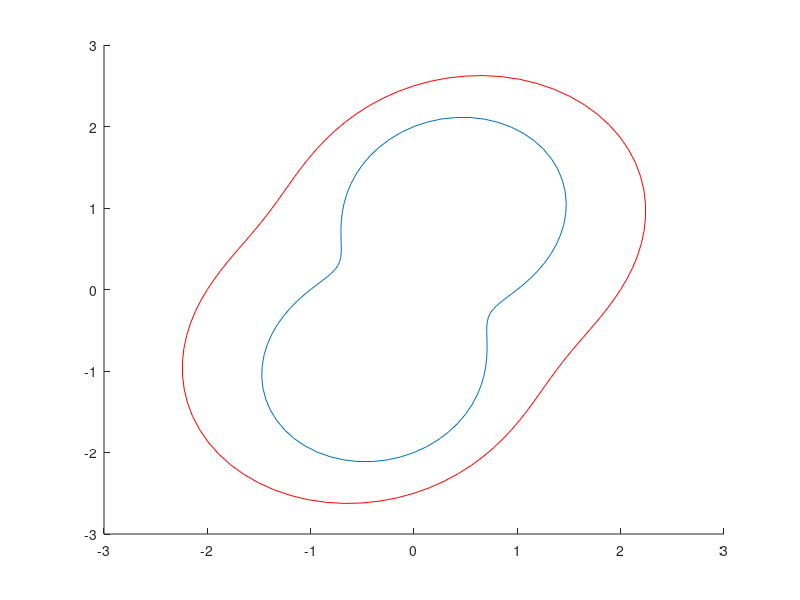

MATLAB code to generate this figure:
clear all ;close all
%A matrix
A=[1 0.5; 0.5 2];
B=[2 1;0 2.5]
%loop over t values
rb=0:100;
r=0:100;
t=(0:100)/100;
for j=0:100
   x=[cos(2*pi*t(j+1));sin(2*pi*t(j+1))];
   r(j+1)=x'*A*x; %radius
   rb(j+1)=x'*B*x; %radius
   hold on;
end
polar(2*pi*t,r);
hold on
polar(2*pi*t,rb,'r');